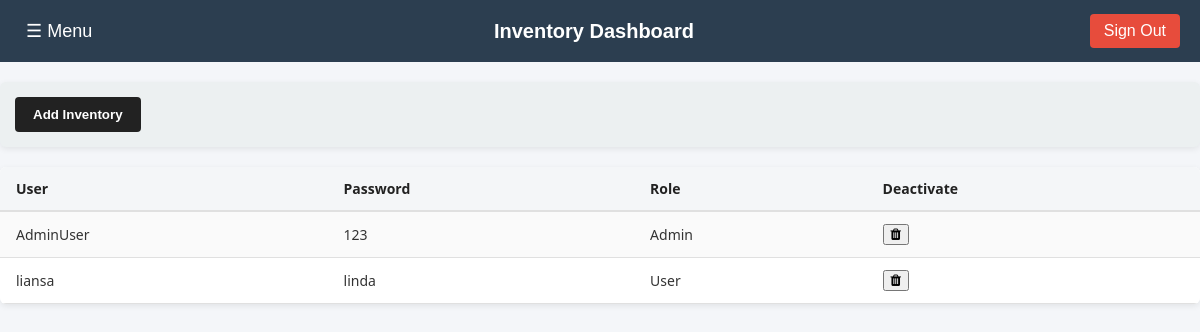
/adminPage (signed in), run on the app's committed database.
### tables this page shows
CREATE TABLE USERS (UNIQUE_ID INTEGER PRIMARY KEY AUTOINCREMENT,
                                        Admin BOOLEAN,
                                        login_ID varchar(50),
                                        password varchar(50) not null);

### app.py (the view)
@app.route("/adminPage", methods=["GET","POST"])
def admin_page():
    if not session.get('is_admin'):
        return "Access Denied: Admins Only", 403
    item = get_user_table()
    return render_template("adminPage.html", item=item)

### app.py (called while the page is built)
def get_user_table():
    conn = sqlite3.connect("LoginData.db")
    cursor = conn.cursor()
    cursor.execute("SELECT * FROM USERS;")
    row = cursor.fetchall()
    conn.close()
    return row

### templates/adminPage.html (shortened to what this page needs)
<!DOCTYPE html>
<html lang="en">
<head>
  <link rel="stylesheet" href="https://cdnjs.cloudflare.com/ajax/libs/font-awesome/4.7.0/css/font-awesome.min.css">
</head>
<body>
  <div class="topnav">
    <button class="menu-btn" onclick="openSidebar()">☰ Menu</button>
    <h1>Inventory Dashboard</h1>
    <a href="/" class="signout-btn">Sign Out</a>
  </div>
<div class="add-bar">
  <form action="{{url_for('addInventory')}}" method="get">
  <button id="addNewInventory"> Add Inventory</button>
  </form>
</div>
  <div class="table-container">
    <table>
        <tr>
            <th>User</th>
            <th>Password</th>
            <th>Role</th>
            <th>Deactivate</th>
        </tr>
        {% for row in item %}
        <tr>
            <td>{{ row[2] }}</td>
            <td>{{ row[3] }}</td>
            <td>
                {%if row[1]%}
                    Admin
                {% else %}
                    User
                {% endif %}
            </td>
            <td>
            <form action="{{ url_for('delete_user', user_id=row[0])}}" method="post">
            <button class="btn" type="submit">
                <i class="fa fa-trash"></i>
            </button>
            </form>
            </td>
        </tr>
      {% endfor %}
    </table>
  </div>
</body>
</html>

### templates/adminPage.html (style rules this page uses)
.table-container { width: 100%; overflow-x: auto; margin: 20px 0; border-radius: 6px; box-shadow: 0 2px 6px rgba(0,0,0,0.08); }
table { width: 100%; border-collapse: collapse; font-family: "Segoe UI", Tahoma, sans-serif; font-size: 14px; color: #333; background-color: #fff; }
table th { text-align: left; padding: 12px 16px; font-weight: 600; color: #222; background: #f4f6f8; border-bottom: 2px solid #e0e0e0; cursor: pointer; position: relative; }
table tr { border-bottom: 1px solid #e0e0e0; }
table tr:nth-child(even) { background-color: #fafafa; }
table td { padding: 12px 16px; vertical-align: middle; }
body { margin: 0; font-family: Arial, sans-serif; background-color: #f4f6f9; }
.topnav { background-color: #2c3e50; color: white; padding: 14px 20px; display: flex; justify-content: space-between; align-items: center; }
.topnav h1 { margin: 0; font-size: 20px; }
.menu-btn { background: none; border: none; color: white; font-size: 18px; cursor: pointer; }
.signout-btn { background-color: #e74c3c; border: none; color: white; padding: 8px 14px; border-radius: 4px; cursor: pointer; text-decoration: none; display: inline-block; }
.add-bar { background-color: #ecf0f1; padding: 15px; margin: 20px 0; border-radius: 6px; box-shadow: 0 2px 6px rgba(0,0,0,0.08); }
.add-bar button { background-color: #222; color: white; border: none; padding: 10px 18px; border-radius: 4px; cursor: pointer; font-weight: bold; }

### data on the page
USERS: login_ID "AdminUser", password "123", Admin "Admin"
USERS: login_ID "liansa", password "linda", shows "User"
